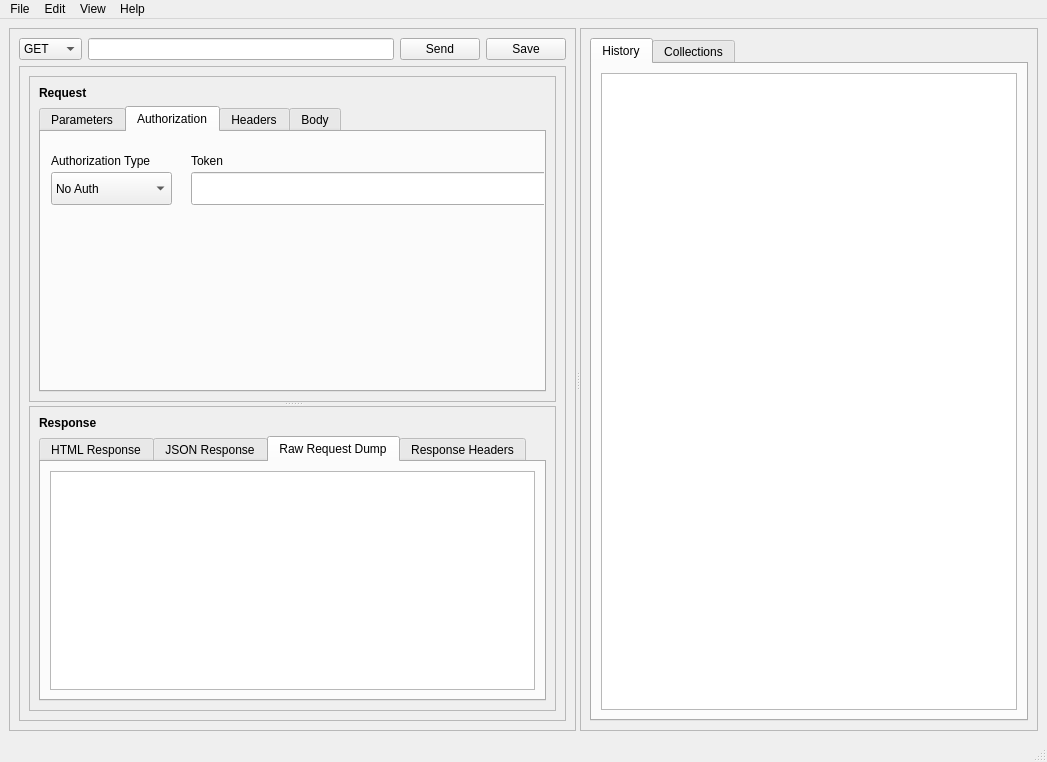
<?xml version="1.0" encoding="UTF-8"?>
<ui version="4.0">
 <class>mainWindow</class>
 <widget class="QMainWindow" name="mainWindow">
  <property name="geometry">
   <rect>
    <x>0</x>
    <y>0</y>
    <width>1047</width>
    <height>762</height>
   </rect>
  </property>
  <property name="windowTitle">
   <string>Rester | A Slick REST Client</string>
  </property>
  <widget class="QWidget" name="centralwidget">
   <property name="autoFillBackground">
    <bool>true</bool>
   </property>
   <layout class="QGridLayout" name="gridLayout_3">
    <item row="0" column="0">
     <widget class="QSplitter" name="splitter">
      <property name="orientation">
       <enum>Qt::Horizontal</enum>
      </property>
      <widget class="QFrame" name="action_frame">
       <property name="sizePolicy">
        <sizepolicy hsizetype="Preferred" vsizetype="Preferred">
         <horstretch>0</horstretch>
         <verstretch>0</verstretch>
        </sizepolicy>
       </property>
       <property name="frameShape">
        <enum>QFrame::StyledPanel</enum>
       </property>
       <property name="frameShadow">
        <enum>QFrame::Raised</enum>
       </property>
       <layout class="QGridLayout" name="gridLayout_10">
        <item row="0" column="0">
         <widget class="QComboBox" name="request_type">
          <property name="enabled">
           <bool>true</bool>
          </property>
          <property name="sizePolicy">
           <sizepolicy hsizetype="Fixed" vsizetype="Fixed">
            <horstretch>0</horstretch>
            <verstretch>0</verstretch>
           </sizepolicy>
          </property>
          <item>
           <property name="text">
            <string>GET</string>
           </property>
          </item>
          <item>
           <property name="text">
            <string>POST</string>
           </property>
          </item>
         </widget>
        </item>
        <item row="0" column="1">
         <widget class="QLineEdit" name="url">
          <property name="sizePolicy">
           <sizepolicy hsizetype="Expanding" vsizetype="Fixed">
            <horstretch>1</horstretch>
            <verstretch>0</verstretch>
           </sizepolicy>
          </property>
         </widget>
        </item>
        <item row="0" column="2">
         <widget class="QPushButton" name="send_btn">
          <property name="text">
           <string>Send</string>
          </property>
         </widget>
        </item>
        <item row="0" column="3">
         <widget class="QPushButton" name="save_btn">
          <property name="text">
           <string>Save</string>
          </property>
         </widget>
        </item>
        <item row="1" column="0" colspan="4">
         <widget class="QFrame" name="frame_3">
          <property name="frameShape">
           <enum>QFrame::StyledPanel</enum>
          </property>
          <property name="frameShadow">
           <enum>QFrame::Raised</enum>
          </property>
          <layout class="QGridLayout" name="gridLayout_9">
           <item row="0" column="0">
            <widget class="QSplitter" name="splitter_2">
             <property name="orientation">
              <enum>Qt::Vertical</enum>
             </property>
             <widget class="QFrame" name="frame">
              <property name="frameShape">
               <enum>QFrame::StyledPanel</enum>
              </property>
              <property name="frameShadow">
               <enum>QFrame::Raised</enum>
              </property>
              <layout class="QGridLayout" name="gridLayout">
               <item row="1" column="0">
                <widget class="QTabWidget" name="params_tablist">
                 <property name="currentIndex">
                  <number>1</number>
                 </property>
                 <widget class="QWidget" name="params_tab">
                  <attribute name="title">
                   <string>Parameters</string>
                  </attribute>
                  <layout class="QVBoxLayout" name="verticalLayout">
                   <item>
                    <widget class="QLabel" name="params_tab_title">
                     <property name="font">
                      <font>
                       <weight>75</weight>
                       <bold>true</bold>
                      </font>
                     </property>
                     <property name="text">
                      <string>URL Query Parameters</string>
                     </property>
                    </widget>
                   </item>
                   <item>
                    <widget class="QTableWidget" name="params_table">
                     <property name="rowCount">
                      <number>1</number>
                     </property>
                     <property name="horizontalHeader" stdset="0">
                      <string/>
                     </property>
                     <attribute name="horizontalHeaderStretchLastSection">
                      <bool>true</bool>
                     </attribute>
                     <row/>
                     <column>
                      <property name="text">
                       <string>Key</string>
                      </property>
                     </column>
                     <column>
                      <property name="text">
                       <string>Value</string>
                      </property>
                     </column>
                    </widget>
                   </item>
                  </layout>
                 </widget>
                 <widget class="QWidget" name="auth_tab">
                  <attribute name="title">
                   <string>Authorization</string>
                  </attribute>
                  <widget class="QComboBox" name="auth_type">
                   <property name="geometry">
                    <rect>
                     <x>10</x>
                     <y>40</y>
                     <width>121</width>
                     <height>33</height>
                    </rect>
                   </property>
                   <item>
                    <property name="text">
                     <string>No Auth</string>
                    </property>
                   </item>
                   <item>
                    <property name="text">
                     <string>Bearer Token</string>
                    </property>
                   </item>
                  </widget>
                  <widget class="QLabel" name="auth_type_label">
                   <property name="geometry">
                    <rect>
                     <x>10</x>
                     <y>20</y>
                     <width>111</width>
                     <height>17</height>
                    </rect>
                   </property>
                   <property name="text">
                    <string>Authorization Type</string>
                   </property>
                  </widget>
                  <widget class="QLabel" name="token_field_label">
                   <property name="geometry">
                    <rect>
                     <x>150</x>
                     <y>20</y>
                     <width>54</width>
                     <height>17</height>
                    </rect>
                   </property>
                   <property name="text">
                    <string>Token</string>
                   </property>
                  </widget>
                  <widget class="QLineEdit" name="auth_type_value">
                   <property name="geometry">
                    <rect>
                     <x>150</x>
                     <y>40</y>
                     <width>381</width>
                     <height>33</height>
                    </rect>
                   </property>
                  </widget>
                 </widget>
                 <widget class="QWidget" name="header_tab">
                  <attribute name="title">
                   <string>Headers</string>
                  </attribute>
                  <layout class="QVBoxLayout" name="verticalLayout_2">
                   <item>
                    <widget class="QLabel" name="headers_tab_title">
                     <property name="font">
                      <font>
                       <weight>75</weight>
                       <bold>true</bold>
                      </font>
                     </property>
                     <property name="text">
                      <string>Headers (1)</string>
                     </property>
                    </widget>
                   </item>
                   <item>
                    <widget class="QTableWidget" name="headers_table">
                     <property name="font">
                      <font>
                       <kerning>true</kerning>
                      </font>
                     </property>
                     <property name="rowCount">
                      <number>1</number>
                     </property>
                     <attribute name="horizontalHeaderStretchLastSection">
                      <bool>true</bool>
                     </attribute>
                     <row/>
                     <column>
                      <property name="text">
                       <string>Key</string>
                      </property>
                     </column>
                     <column>
                      <property name="text">
                       <string>Value</string>
                      </property>
                     </column>
                    </widget>
                   </item>
                  </layout>
                 </widget>
                 <widget class="QWidget" name="tab">
                  <attribute name="title">
                   <string>Body</string>
                  </attribute>
                 </widget>
                </widget>
               </item>
               <item row="0" column="0">
                <widget class="QLabel" name="label_2">
                 <property name="font">
                  <font>
                   <weight>75</weight>
                   <bold>true</bold>
                  </font>
                 </property>
                 <property name="text">
                  <string>Request</string>
                 </property>
                </widget>
               </item>
              </layout>
             </widget>
             <widget class="QFrame" name="frame_2">
              <property name="frameShape">
               <enum>QFrame::StyledPanel</enum>
              </property>
              <property name="frameShadow">
               <enum>QFrame::Raised</enum>
              </property>
              <layout class="QGridLayout" name="gridLayout_8">
               <item row="0" column="0">
                <widget class="QLabel" name="label">
                 <property name="font">
                  <font>
                   <weight>75</weight>
                   <bold>true</bold>
                  </font>
                 </property>
                 <property name="text">
                  <string>Response</string>
                 </property>
                </widget>
               </item>
               <item row="1" column="0">
                <widget class="QTabWidget" name="response_tablist">
                 <property name="currentIndex">
                  <number>2</number>
                 </property>
                 <widget class="QWidget" name="response_html_tab">
                  <attribute name="title">
                   <string>HTML Response</string>
                  </attribute>
                 </widget>
                 <widget class="QWidget" name="response_json_tab">
                  <attribute name="title">
                   <string>JSON Response</string>
                  </attribute>
                 </widget>
                 <widget class="QWidget" name="response_raw_tab">
                  <attribute name="title">
                   <string>Raw Request Dump</string>
                  </attribute>
                  <layout class="QGridLayout" name="gridLayout_7">
                   <item row="0" column="0">
                    <widget class="QTextBrowser" name="response_raw"/>
                   </item>
                  </layout>
                 </widget>
                 <widget class="QWidget" name="response_headers_tab">
                  <attribute name="title">
                   <string>Response Headers</string>
                  </attribute>
                  <layout class="QGridLayout" name="gridLayout_4">
                   <item row="0" column="0">
                    <widget class="QTableWidget" name="response_headers_table">
                     <property name="gridStyle">
                      <enum>Qt::NoPen</enum>
                     </property>
                     <property name="rowCount">
                      <number>1</number>
                     </property>
                     <attribute name="horizontalHeaderStretchLastSection">
                      <bool>true</bool>
                     </attribute>
                     <row/>
                     <column>
                      <property name="text">
                       <string>Key</string>
                      </property>
                     </column>
                     <column>
                      <property name="text">
                       <string>Value</string>
                      </property>
                     </column>
                    </widget>
                   </item>
                  </layout>
                 </widget>
                </widget>
               </item>
              </layout>
             </widget>
            </widget>
           </item>
          </layout>
         </widget>
        </item>
       </layout>
      </widget>
      <widget class="QFrame" name="history_and_collection_frame">
       <property name="font">
        <font>
         <kerning>false</kerning>
        </font>
       </property>
       <property name="frameShape">
        <enum>QFrame::StyledPanel</enum>
       </property>
       <property name="frameShadow">
        <enum>QFrame::Raised</enum>
       </property>
       <layout class="QGridLayout" name="gridLayout_2">
        <item row="0" column="0">
         <widget class="QTabWidget" name="history_and_collection_tabs">
          <property name="currentIndex">
           <number>0</number>
          </property>
          <widget class="QWidget" name="tab_2">
           <attribute name="title">
            <string>History</string>
           </attribute>
           <layout class="QGridLayout" name="gridLayout_5">
            <item row="0" column="0">
             <widget class="QListView" name="history_list"/>
            </item>
           </layout>
          </widget>
          <widget class="QWidget" name="tab_3">
           <attribute name="title">
            <string>Collections</string>
           </attribute>
           <layout class="QGridLayout" name="gridLayout_6">
            <item row="0" column="0">
             <widget class="QListView" name="collections_list"/>
            </item>
           </layout>
          </widget>
         </widget>
        </item>
       </layout>
      </widget>
     </widget>
    </item>
   </layout>
  </widget>
  <widget class="QMenuBar" name="menubar">
   <property name="geometry">
    <rect>
     <x>0</x>
     <y>0</y>
     <width>1047</width>
     <height>25</height>
    </rect>
   </property>
   <widget class="QMenu" name="menuFile">
    <property name="title">
     <string>File</string>
    </property>
    <addaction name="actionQuit"/>
    <addaction name="separator"/>
    <addaction name="actionPreferences_Settings"/>
   </widget>
   <widget class="QMenu" name="menuEdit">
    <property name="title">
     <string>Edit</string>
    </property>
    <addaction name="actionUndo"/>
    <addaction name="actionRedo"/>
    <addaction name="separator"/>
    <addaction name="actionCut"/>
    <addaction name="actionCopy"/>
    <addaction name="actionPaste"/>
    <addaction name="actionSelect_All"/>
    <addaction name="separator"/>
    <addaction name="actionSettings_Preferences"/>
   </widget>
   <widget class="QMenu" name="menuView">
    <property name="title">
     <string>View</string>
    </property>
    <addaction name="actionToggle_Fullscreen"/>
    <addaction name="actionToggle_Sidebar"/>
   </widget>
   <widget class="QMenu" name="menuHelp">
    <property name="title">
     <string>Help</string>
    </property>
    <addaction name="actionCheck_for_updates"/>
    <addaction name="separator"/>
    <addaction name="actionDocumentation"/>
    <addaction name="actionFAQs"/>
    <addaction name="actionSupport"/>
    <addaction name="actionReport_Bug"/>
    <addaction name="separator"/>
    <addaction name="actionAbout_Rest_App"/>
   </widget>
   <addaction name="menuFile"/>
   <addaction name="menuEdit"/>
   <addaction name="menuView"/>
   <addaction name="menuHelp"/>
  </widget>
  <widget class="QStatusBar" name="statusbar">
   <property name="sizePolicy">
    <sizepolicy hsizetype="Preferred" vsizetype="Preferred">
     <horstretch>0</horstretch>
     <verstretch>0</verstretch>
    </sizepolicy>
   </property>
  </widget>
  <action name="actionQuit">
   <property name="text">
    <string>Quit</string>
   </property>
  </action>
  <action name="actionUndo">
   <property name="text">
    <string>Undo</string>
   </property>
  </action>
  <action name="actionRedo">
   <property name="text">
    <string>Redo</string>
   </property>
  </action>
  <action name="actionCut">
   <property name="text">
    <string>Cut</string>
   </property>
  </action>
  <action name="actionCopy">
   <property name="text">
    <string>Copy</string>
   </property>
  </action>
  <action name="actionPaste">
   <property name="text">
    <string>Paste</string>
   </property>
  </action>
  <action name="actionSelect_All">
   <property name="text">
    <string>Select All</string>
   </property>
  </action>
  <action name="actionToggle_Sidebar">
   <property name="text">
    <string>Toggle Sidebar</string>
   </property>
  </action>
  <action name="actionToggle_Fullscreen">
   <property name="text">
    <string>Toggle Full Screen</string>
   </property>
  </action>
  <action name="actionCheck_for_updates">
   <property name="text">
    <string>Check for Updates</string>
   </property>
  </action>
  <action name="actionDocumentation">
   <property name="text">
    <string>Documentation</string>
   </property>
  </action>
  <action name="actionSupport">
   <property name="text">
    <string>Support</string>
   </property>
  </action>
  <action name="actionReport_Bug">
   <property name="text">
    <string>Report Bug</string>
   </property>
  </action>
  <action name="actionFAQs">
   <property name="text">
    <string>FAQs</string>
   </property>
  </action>
  <action name="actionAbout_Rest_App">
   <property name="text">
    <string>About Rest App</string>
   </property>
  </action>
  <action name="actionPreferences_Settings">
   <property name="text">
    <string>Settings/Preferences</string>
   </property>
  </action>
  <action name="actionSettings_Preferences">
   <property name="text">
    <string>Settings/Preferences</string>
   </property>
  </action>
 </widget>
 <resources/>
 <connections/>
</ui>
